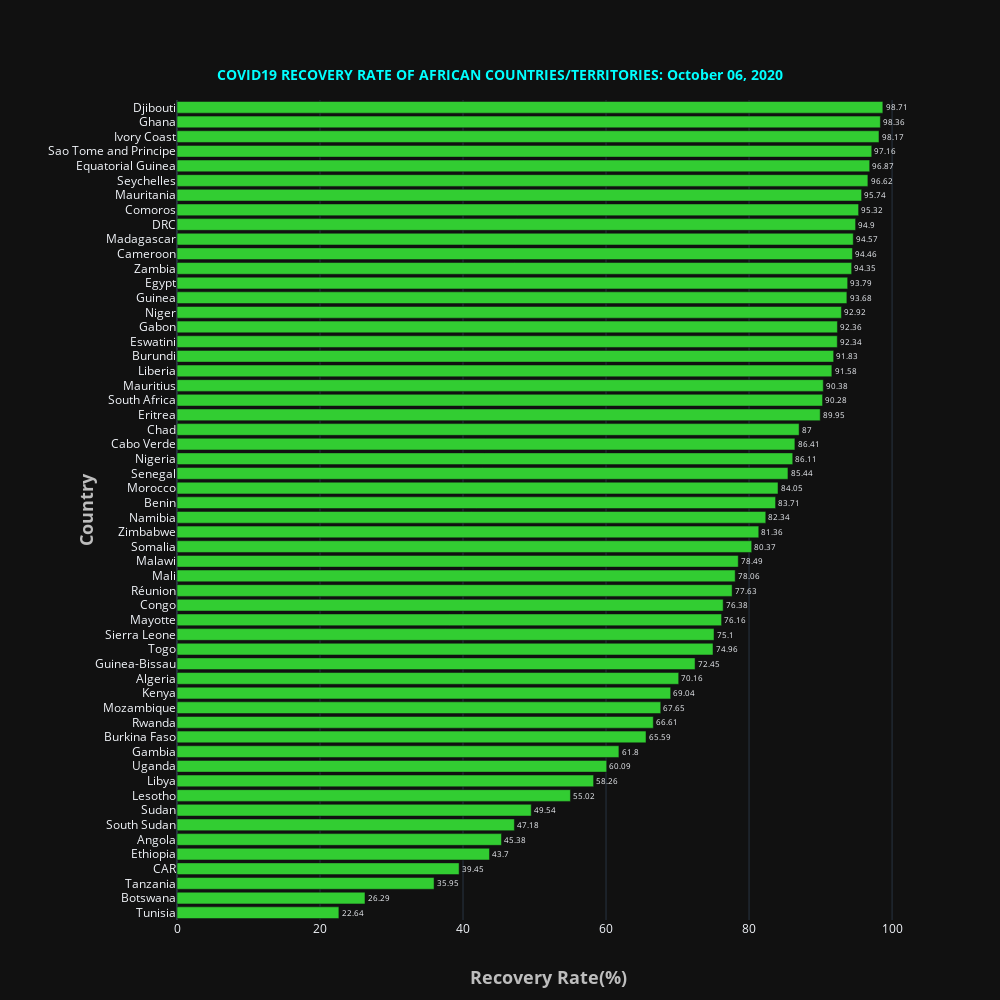

The notebook cell saved with this chart:
### Markdown cell above
<a id='recovery'></a>

### Code cell
fig = go.Figure()

fig.add_trace(go.Bar(y = african_confirmed100['Country_Other'][::-1],x=african_confirmed100['RecoveryRate'][::-1],
                     text=african_confirmed100['RecoveryRate'][::-1],textposition='outside',name = "Afria",marker_color='LimeGreen',orientation='h',
#                   
))
fig.update_layout(
    template='plotly_dark',
    title={
        'text': '<b>COVID19 RECOVERY RATE OF AFRICAN COUNTRIES/TERRITORIES: '  + date_string +'</b>',
        'y':0.93,
        'x':0.5,
        'xanchor': 'center',
        'yanchor': 'top',
        'font_color':'Cyan',
        'font_size':14},
    xaxis=dict(title='<b>Recovery Rate(%)</b>',titlefont_size=18, titlefont=dict(color='#BDBDBD')),
    yaxis=dict(title='<b>Country</b>',titlefont_size=18, tickprefix="      ", titlefont=dict(color='#BDBDBD')),
    autosize=False,
    width=1000,
    height=1000,     
)

fig.show()

### Figure 1 — Plotly figure (JSON) as saved in the notebook; plotly's stock layout.template omitted (floating-point values rounded to 4 significant figures)
{"data": [{"marker": {"color": "LimeGreen"}, "name": "Afria", "orientation": "h", "text": [22.64, 26.29, 35.95, 39.45, 43.7, 45.38, 47.18, 49.54, 55.02, 58.26, 60.09, 61.8, 65.59, 66.61, 67.65, 69.04, 70.16, 72.45, 74.96, 75.1, 76.16, 76.38, 77.63, 78.06, 78.49, 80.37, 81.36, 82.34, 83.71, 84.05, 85.44, 86.11, 86.41, 87, 89.95, 90.28, 90.38, 91.58, 91.83, 92.34, 92.36, 92.92, 93.68, 93.79, 94.35, 94.46, 94.57, 94.9, 95.32, 95.74, 96.62, 96.87, 97.16, 98.17, 98.36, 98.71], "textposition": "outside", "type": "bar", "x": [22.64, 26.29, 35.95, 39.45, 43.7, 45.38, 47.18, 49.54, 55.02, 58.26, 60.09, 61.8, 65.59, 66.61, 67.65, 69.04, 70.16, 72.45, 74.96, 75.1, 76.16, 76.38, 77.63, 78.06, 78.49, 80.37, 81.36, 82.34, 83.71, 84.05, 85.44, 86.11, 86.41, 87, 89.95, 90.28, 90.38, 91.58, 91.83, 92.34, 92.36, 92.92, 93.68, 93.79, 94.35, 94.46, 94.57, 94.9, 95.32, 95.74, 96.62, 96.87, 97.16, 98.17, 98.36, 98.71], "y": ["Tunisia", "Botswana", "Tanzania", "CAR", "Ethiopia", "Angola", "South Sudan", "Sudan", "Lesotho", "Libya", "Uganda", "Gambia", "Burkina Faso", "Rwanda", "Mozambique", "Kenya", "Algeria", "Guinea-Bissau", "Togo", "Sierra Leone", "Mayotte", "Congo", "Réunion", "Mali", "Malawi", "Somalia", "Zimbabwe", "Namibia", "Benin", "Morocco", "Senegal", "Nigeria", "Cabo Verde", "Chad", "Eritrea", "South Africa", "Mauritius", "Liberia", "Burundi", "Eswatini", "Gabon", "Niger", "Guinea", "Egypt", "Zambia", "Cameroon", "Madagascar", "DRC", "Comoros", "Mauritania", "Seychelles", "Equatorial Guinea", "Sao Tome and Principe", "Ivory Coast", "Ghana", "Djibouti"]}], "layout": {"autosize": false, "height": 1000, "title": {"font": {"color": "Cyan", "size": 14}, "text": "<b>COVID19 RECOVERY RATE OF AFRICAN COUNTRIES/TERRITORIES: October 06, 2020</b>", "x": 0.5, "xanchor": "center", "y": 0.93, "yanchor": "top"}, "width": 1000, "xaxis": {"title": {"font": {"color": "#BDBDBD", "size": 18}, "text": "<b>Recovery Rate(%)</b>"}}, "yaxis": {"tickprefix": "      ", "title": {"font": {"color": "#BDBDBD", "size": 18}, "text": "<b>Country</b>"}}}}
